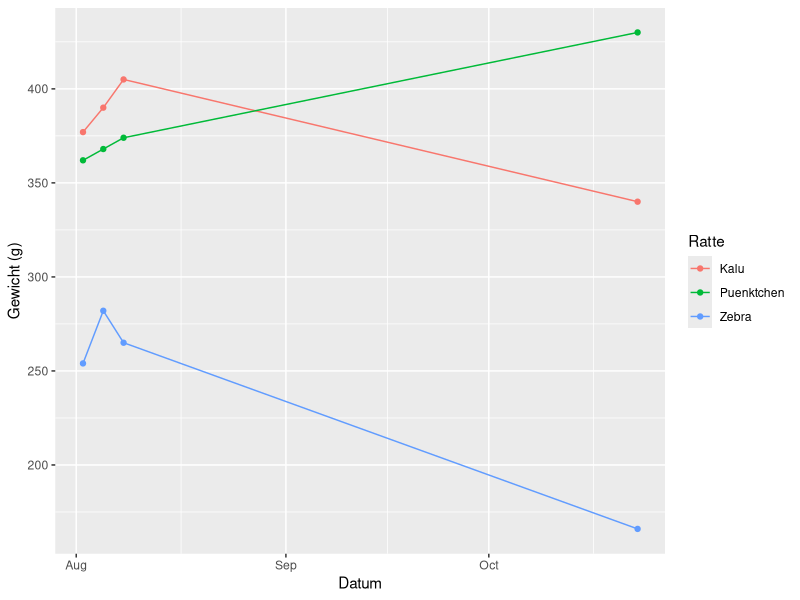

Source code (R):
## ---- chunk 1
#| echo: false

library(tidyverse)


gewicht <- read_csv("gewicht.csv")

ggplot(gewicht, aes(Datum)) +
  geom_point(aes(y = Zebra, colour = "Zebra")) +
  geom_line(aes(y = Zebra, colour = "Zebra"))   +
  geom_point(aes(y = Kalu, colour = "Kalu")) +
  geom_line(aes(y = Kalu, colour = "Kalu")) +
  geom_point(aes(y = Puenktchen, colour = "Puenktchen")) +
  geom_line(aes(y = Puenktchen, colour = "Puenktchen")) +
  labs(colour = "Ratte", y = "Gewicht (g)")
  
  

